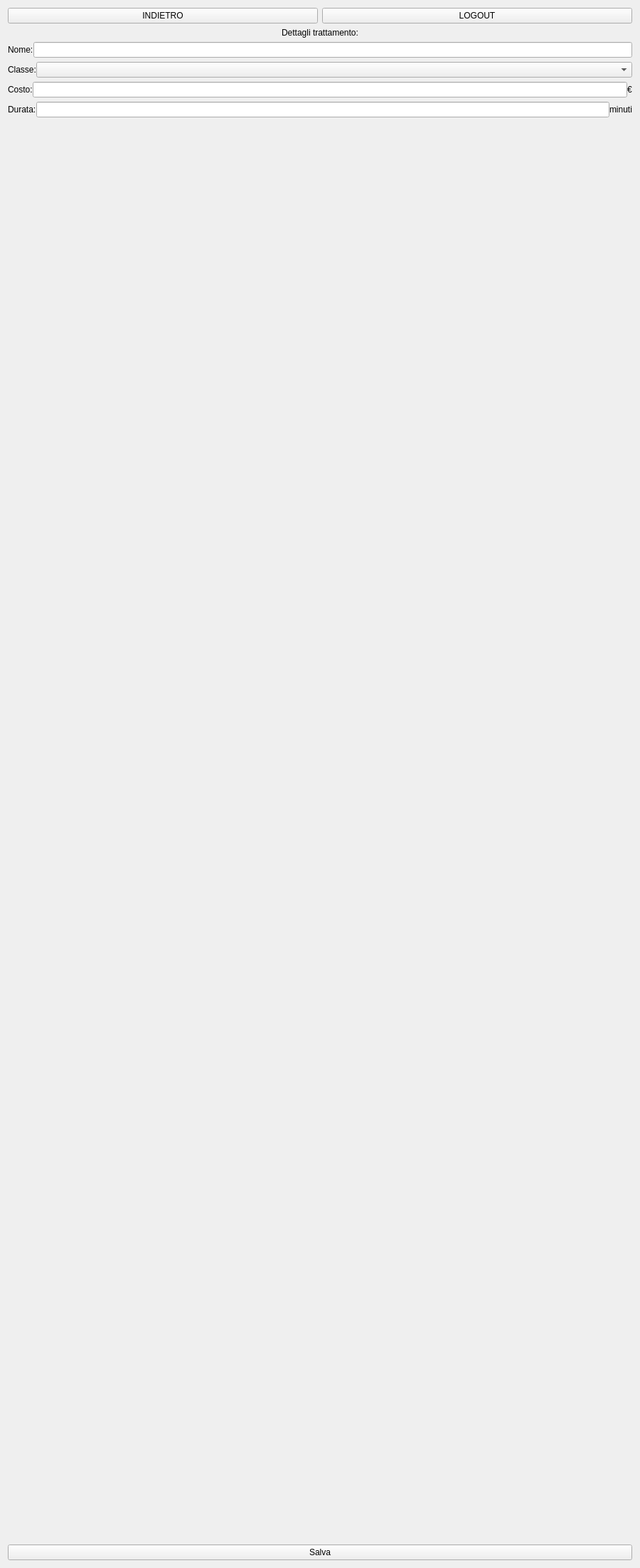
<?xml version="1.0" encoding="UTF-8"?>
<ui version="4.0">
 <class>Form</class>
 <widget class="QWidget" name="Form">
  <property name="geometry">
   <rect>
    <x>0</x>
    <y>0</y>
    <width>900</width>
    <height>700</height>
   </rect>
  </property>
  <property name="windowTitle">
   <string>Amministratore - aggiungi trattamento</string>
  </property>
  <layout class="QVBoxLayout" name="verticalLayout">
   <item>
    <layout class="QVBoxLayout" name="verticalLayoutPrincipale">
     <item>
      <layout class="QHBoxLayout" name="horizontalLayoutIndietroLogout">
       <item>
        <widget class="QPushButton" name="pushButtonIndietro">
         <property name="text">
          <string>INDIETRO</string>
         </property>
        </widget>
       </item>
       <item>
        <widget class="QPushButton" name="pushButtonLogout">
         <property name="text">
          <string>LOGOUT</string>
         </property>
        </widget>
       </item>
      </layout>
     </item>
     <item>
      <widget class="QLabel" name="labelDettagliTrattamento">
       <property name="font">
        <font>
         <pointsize>9</pointsize>
        </font>
       </property>
       <property name="text">
        <string>Dettagli trattamento:</string>
       </property>
       <property name="alignment">
        <set>Qt::AlignCenter</set>
       </property>
      </widget>
     </item>
     <item>
      <layout class="QVBoxLayout" name="verticalLayoutDatiTrattamento">
       <item>
        <layout class="QHBoxLayout" name="horizontalLayoutNome">
         <property name="spacing">
          <number>0</number>
         </property>
         <property name="sizeConstraint">
          <enum>QLayout::SetNoConstraint</enum>
         </property>
         <item>
          <widget class="QLabel" name="labelNome">
           <property name="text">
            <string>Nome:</string>
           </property>
          </widget>
         </item>
         <item>
          <widget class="QLineEdit" name="lineEditNome"/>
         </item>
        </layout>
       </item>
       <item>
        <layout class="QHBoxLayout" name="horizontalLayoutClasse">
         <property name="spacing">
          <number>0</number>
         </property>
         <property name="sizeConstraint">
          <enum>QLayout::SetNoConstraint</enum>
         </property>
         <item>
          <widget class="QLabel" name="labelClasse">
           <property name="maximumSize">
            <size>
             <width>40</width>
             <height>100</height>
            </size>
           </property>
           <property name="text">
            <string>Classe:</string>
           </property>
           <property name="alignment">
            <set>Qt::AlignLeading|Qt::AlignLeft|Qt::AlignVCenter</set>
           </property>
          </widget>
         </item>
         <item>
          <widget class="QComboBox" name="comboBoxClasse"/>
         </item>
        </layout>
       </item>
       <item>
        <layout class="QHBoxLayout" name="horizontalLayoutCosto">
         <property name="spacing">
          <number>0</number>
         </property>
         <property name="sizeConstraint">
          <enum>QLayout::SetNoConstraint</enum>
         </property>
         <item>
          <widget class="QLabel" name="labelCosto">
           <property name="text">
            <string>Costo:</string>
           </property>
          </widget>
         </item>
         <item>
          <widget class="QLineEdit" name="lineEditCosto"/>
         </item>
         <item>
          <widget class="QLabel" name="labelEuro">
           <property name="text">
            <string>€</string>
           </property>
          </widget>
         </item>
        </layout>
       </item>
       <item>
        <layout class="QHBoxLayout" name="horizontalLayoutDurata">
         <property name="spacing">
          <number>0</number>
         </property>
         <property name="sizeConstraint">
          <enum>QLayout::SetNoConstraint</enum>
         </property>
         <item>
          <widget class="QLabel" name="labelDurata">
           <property name="text">
            <string>Durata:</string>
           </property>
          </widget>
         </item>
         <item>
          <widget class="QLineEdit" name="lineEditDurata"/>
         </item>
         <item>
          <widget class="QLabel" name="labelMinuti">
           <property name="text">
            <string>minuti</string>
           </property>
          </widget>
         </item>
        </layout>
       </item>
      </layout>
     </item>
     <item>
      <spacer name="horizontalSpacer">
       <property name="orientation">
        <enum>Qt::Horizontal</enum>
       </property>
       <property name="sizeType">
        <enum>QSizePolicy::Expanding</enum>
       </property>
       <property name="sizeHint" stdset="0">
        <size>
         <width>40</width>
         <height>2000</height>
        </size>
       </property>
      </spacer>
     </item>
     <item>
      <widget class="QPushButton" name="pushButtonSalva">
       <property name="text">
        <string>Salva</string>
       </property>
      </widget>
     </item>
    </layout>
   </item>
  </layout>
 </widget>
 <resources/>
 <connections/>
</ui>
